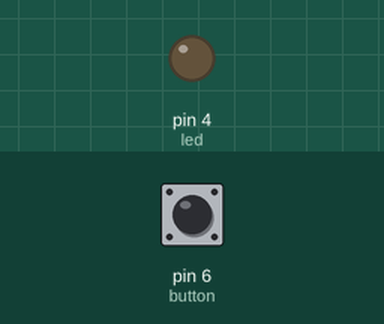
A sketch run on a simulated Arduino Uno, built with avr-gcc and run on an emulated ATmega328P. Parts: output pins drawn as LEDs (lit = HIGH). Inputs (shaded band) come from the test bench; at power-on: pin 6 (button) LOW.

Above: at 1.2 s.
1.3 s: pin 6 (button) pulled HIGH for 0.15 s
At 1.37 s:
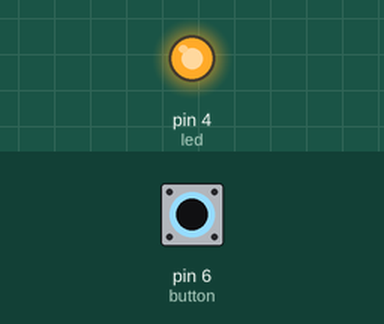
2.9 s: pin 6 (button) pulled HIGH for 3.2 s
At 7.2 s:
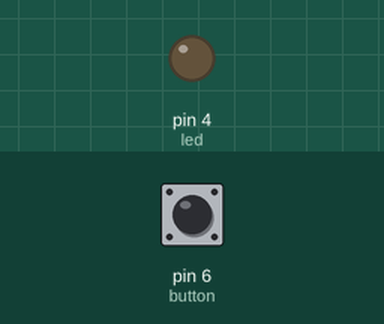
Timing chart, 0 to 8.7 s (numbered marks = the images above; inputs shaded):
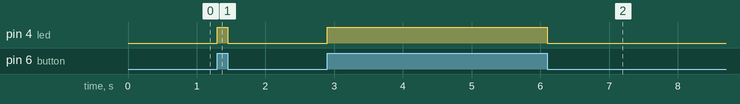

Measured:
- after the input at 1.3 s, pin 4 (led): LOW → HIGH at once, → LOW 0.15 s later
- after the input at 2.9 s, pin 4 (led): LOW → HIGH at once, → LOW 3.2 s later

The sketch:

input_digital.ino
```cpp
//#--------------------------------------------------------------------------------------#
//| Thanks to Digikey for providing the kits and helping us make this an amazing CodeDay!|
//#--------------------------------------------------------------------------------------#

char led = 4;
char button = 6;

void setup() {
  // put your setup code here, to run once:
  pinMode(led, OUTPUT);
  pinMode(button, INPUT);
}

void loop() {
  // put your main code here, to run repeatedly:
    if (digitalRead(button) == HIGH) {
      digitalWrite(led, HIGH);
    }
    else {
      digitalWrite(led, LOW);
    }
}
```
